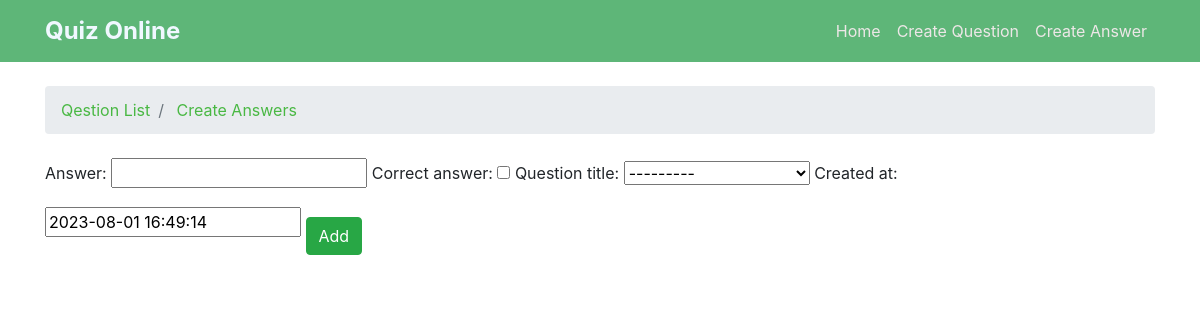
Page /create_a/ on the earlier database version.
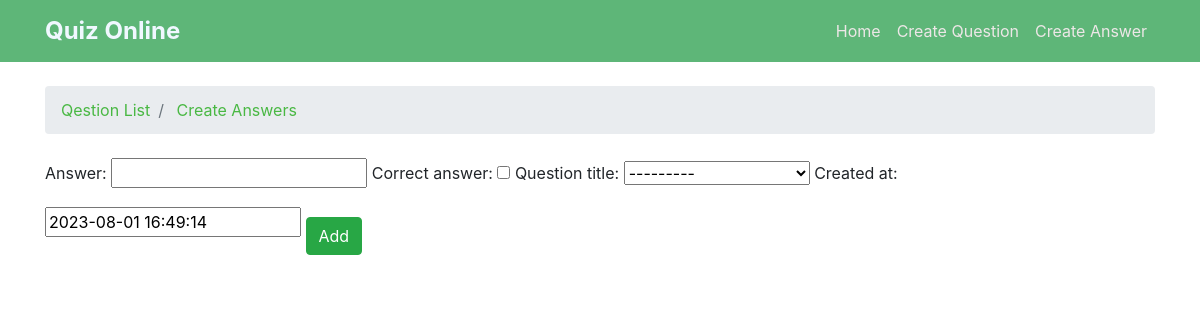
Same page on the later database version.
### quiz_app/models.py (models this page shows)
class Question(models.Model):
    author = models.ForeignKey(User, on_delete=models.CASCADE)
    question_title = models.CharField(max_length=100)
    content = models.TextField(max_length=1000)
    tags = TaggableManager()
    created_at = models.DateTimeField(default=timezone.now)
    def __str__(self) -> str:
        return self.question_title

### quiz_app/views.py (the view, shortened to what this page needs)
# urls.py: path('create_a/', Question_Answer.as_view(),name='create_a'),
class Question_Answer(CreateView):
    model = Answer
    form_class = AnswerForm  # Use the custom form instead of specifying 'fields'

### quiz_app/forms.py
class AnswerForm(forms.ModelForm):
    class Meta:
        model = Answer
        exclude = ['author']  # Exclude the 'author' field from the form

### quiz_app/templates/quiz_app/answer_form.html (shortened to what this page needs)
{% extends 'base.html' %}
{% load bootstrap %}
{% block breadcrumb %}
    <li class="breadcrumb-item active"> <a href="/">Qestion List</a></li>
    <li class="breadcrumb-item active"> <a href="">Create Answers</a></li>
{%endblock%}
{% block content %}
<form method="post">
    {{ form|bootstrap_horizontal:'col-lg-4' }}
    <button type="submit" class="btn btn-success mt-4" >Add</button>
</form>
{% endblock %}

Differences in the rows shown:
added Question: created_at "2023-08-01 16:49:14"
